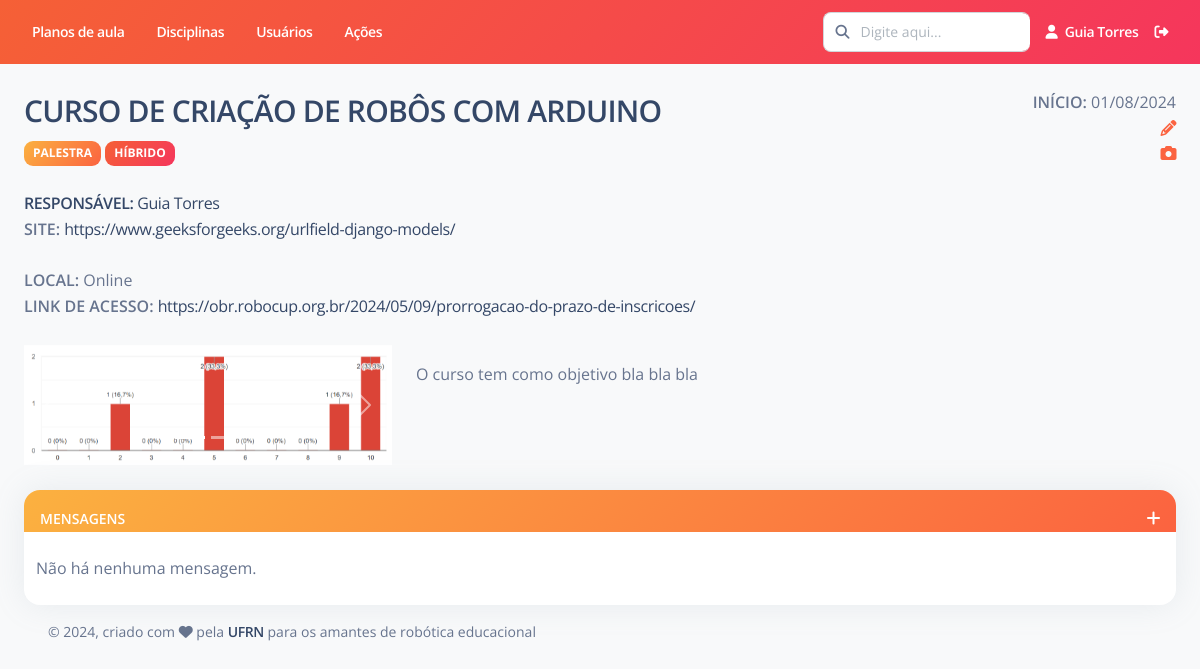
Screenshot of /acoes/detalhes/1/ (signed in) with the database file from the repository.
### Acoes/models.py (models this page shows, shortened)
class Acoes(models.Model):
    titulo = models.CharField(max_length=500, verbose_name="Título")
    tipo = models.CharField(max_length=10, choices=TIPO, default='Competição')
    formato = models.CharField(max_length=10, choices=FORMATO, default="Híbrido")
    site = models.URLField(null=True, blank = True, verbose_name="Site")
    link_de_acesso = models.URLField(null=True, blank = True, verbose_name="Link de acesso")
    data_inicio = models.DateField(default = date.today, verbose_name = "Data de início")
    data_fim = models.DateField(null=True, blank = True, verbose_name = "Data de fim")
    local = models.CharField(max_length=200, null=True, blank=True, verbose_name="Local")
    descricao = models.TextField(null=True, blank=True,verbose_name="Descrição")
    responsavel = models.ForeignKey(Usuario, on_delete=models.RESTRICT,verbose_name="Responsável")
    status = models.BooleanField(default=True, verbose_name = "Está em execução")
    deletada = models.BooleanField(default=False, verbose_name = "Deletado")
    class Meta:
        ordering = ['-status', '-data_inicio', '-data_fim', 'titulo']
        verbose_name = "Ação"
        verbose_name_plural = "Ações"

class Midia(models.Model):
    acao = models.ForeignKey(Acoes, on_delete=models.RESTRICT,verbose_name="Ação", related_name='midias')
    midia = models.ImageField(upload_to=user_directory_path, blank=True, null=True)
    data = models.DateTimeField(verbose_name = "Data", auto_now_add=True)
    class Meta:
        ordering = ['acao', 'data']
        verbose_name = "Mídia"
        verbose_name_plural = "Mídias"

### Acoes/views.py (the view, shortened to what this page needs)
# urls.py: path('detalhes/<int:pk>/', views.DetalhesAcao.as_view(), name='detalhes'),
class DetalhesAcao(LoginRequiredMixin, FormMixin, generic.DetailView):
    model = Acoes
    template_name = 'Acoes/detalhes.html'
    context_object_name = 'acao'
    form_class = FormNovaMensagem
    def get_context_data(self,**kwargs):
        context = super(DetalhesAcao,self).get_context_data(**kwargs)
        lista_mensagens = MensagemAcoes.objects.filter(acao__id = self.kwargs['pk'], mensagem_original = None)
        context['lista_mensagens'] = lista_mensagens
        context['form_nome_mensagem'] = FormNovaMensagem()
        return context

### Acoes/forms.py (shortened to what this page needs)
class FormNovaMensagem(ModelForm):
    class Meta:
        model = MensagemAcoes
        fields = ('texto',)

### Usuario/models.py (called while the page is built)
    def __str__(self):
        return self.first_name + " " + self.last_name

### templates/Acoes/detalhes.html (shortened to what this page needs)
{% extends "Base/base.html" %}
{% load static %}
{% load pagination_tags %}
{% load widget_tweaks %}
{% load crispy_forms_tags %}
{% block conteudo %}
<br>
<div class="row">
    <div class="col-8">
        <h3 class="text-uppercase font-weight-bold">{{acao.titulo}}</h3>
        <span class="badge bg-gradient-warning">{{acao.tipo}}</span>
        <span class="badge bg-gradient-danger">{{acao.formato}}</span>
        <br>
        <br>
        <a href=""><span class="text-md mb-0 text-uppercase font-weight-bold">Responsável: </span>
            <span>{{acao.responsavel}}</span>
        </a>
        {% if acao.site is not None %}
            <br>
            <span class="text-md mb-0 text-uppercase font-weight-bold">Site: </span>
                <a href="{{acao.site}}" target="_blank"><span>{{acao.site}}</span></a>
        {% endif %}
        <br>
        {% if acao.local is not None %}
            <br>
            <span class="text-md mb-0 text-uppercase font-weight-bold">Local: </span>
                <span>{{acao.local}}</span>
        {% endif %}
        {% if acao.link_de_acesso is not None %}
            <br>
            <span class="text-md mb-0 text-uppercase font-weight-bold">Link de acesso: </span>
                <a href="{{acao.link_de_acesso}}" target="_blank"><span>{{acao.link_de_acesso}}</span></a>
        {% endif %}
    </div>
    <div class="float-end col-4">
        <div class="float-end ">
            <span class="text-md mb-0 text-uppercase font-weight-bold">Início: </span>
            <span>{{acao.data_inicio|date:"d/m/Y"}}</span>
        </div>
        {% if acao.responsavel.id == user.id %}
            <br>
            <a href="{% url 'acoes:editar' pk=acao.pk %}" class="float-end" tool><i class="fa fa-pencil text-warning"></i></a>
            <br>
            <a href="{% url 'acoes:editar_midia' pk=acao.pk %}" class="float-end"><i class="fa fa-camera text-warning"></i></a>
        {% endif %}
    </div>
</div>
<br>
{% if acao.midias.all|length == 0 %}
    <p>{{acao.descricao|linebreaks}}</p>
{% else %}
    <div class="row">
        <div class="col-4">
            <div id="midias_acao" class="carousel slide" data-bs-ride="carousel">
                <div class="carousel-indicators">
                    {% for midia in acao.midias.all %}
                        {% if forloop.counter == 1 %}
                            <button type="button" data-bs-target="#midias_acao" data-bs-slide-to="{{forloop.counter0}}" class="active" aria-current="true" aria-label="Slide {{forloop.counter}}"></button>
                        {% else %}
                            <button type="button" data-bs-target="#midias_acao" data-bs-slide-to="{{forloop.counter0}}" aria-label="Slide {{forloop.counter}}"></button>
                        {% endif %}
                    {% endfor %}
                </div>
                <div class="carousel-inner">
                    {% for midia in acao.midias.all %}
                        {% if forloop.counter == 1 %}
                            <div class="carousel-item active">
                        {% else %}
                            <div class="carousel-item ">
                        {% endif %}
                        <img class="d-block w-100" src="{{ midia.midia.url }}">
                        </div>
                    {% endfor %}
                </div>
                <button class="carousel-control-prev" type="button" data-bs-target="#midias_acao" data-bs-slide="prev">
                    <span class="carousel-control-prev-icon" aria-hidden="true"></span>
                </button>
                <button class="carousel-control-next" type="button" data-bs-target="#midias_acao" data-bs-slide="next">
                    <span class="carousel-control-next-icon" aria-hidden="true"></span>
                </button>
            </div>
        </div>
        <div class="col-8">
            <p>{{acao.descricao|linebreaks}}</p>
        </div>
    </div>
{% endif %}
<br>
<div class="card">
    {% if acao.data_fim is not None and todays_date > acao.data_fim|date:"Y-m-d" or acao.status is False %}
        <div id="card_header_mensagens" class="card-header bg-gradient-secondary pb-0 p-3">
    {% else %}
        <div id="card_header_mensagens" class="card-header bg-gradient-warning pb-0 p-3">
    {% endif %}
        <span class="text-sm mb-0 text-uppercase text-white font-weight-bold">Mensagens</span>
        <div class="float-end">
            <a href="" class="text-white" data-bs-toggle="modal" data-bs-target="#modalNovaMensagem"><i class="fa fa-plus"></i></a>
        </div>
    </div>
    <div class="card-body row">
        {% for mensagem in lista_mensagens %}
            <div>
                <span class="text-sm mb-0 text-uppercase font-weight-bold">{{mensagem.usuario}}</span>
                {% if mensagem.usuario.id == request.user.id or mensagem.acao.responsavel.id == request.user.id %}
                    <a href="" data-bs-toggle="modal" data-bs-target="#modalDeletar"
                            data-bs-mensagem="{{mensagem.texto}}" data-bs-mensagem-id="{{mensagem.pk}}" class="text-xxs">
                        <span class="badge badge-sm bg-gradient-danger">Deletar</span>
                    </a>
                {% endif %}
                <div class="float-end">
                    <span class="text-sm mb-0 text-uppercase font-weight-bold">{{mensagem.data|date:"d/m/Y H:i"}}</span>
                    {% if mensagem.mensagem_original is None %}
                        <a href="" class="text-xs" data-bs-mensagem-id="{{mensagem.pk}}" data-bs-toggle="modal" data-bs-target="#modalNovaMensagem"><i class="fa fa-reply"></i></a>
                    {% endif %}
                </div>
                <br>
                <span class="text-xs">{{mensagem.texto|linebreaks}}</span>
            </div>
            {% for reply in mensagem.replies.all %}
                <div class="col-1"></div>
                <div class="col-11">
                    <div>
                        <span class="text-sm mb-0 text-uppercase font-weight-bold">{{reply.usuario}}</span>
                        {% if reply.usuario.id == request.user.id or mensagem.acao.responsavel.id == request.user.id %}
                            <a href="" data-bs-toggle="modal" data-bs-target="#modalDeletar"
                                    data-bs-mensagem="{{reply.texto}}" data-bs-mensagem-id="{{reply.pk}}" class="text-xxs">
                                <span class="badge badge-sm bg-gradient-danger">Deletar</span>
                            </a>
                        {% endif %}
                        <div class="float-end">
                            <span class="text-sm mb-0 text-uppercase font-weight-bold">{{reply.data|date:"d/m/Y H:i"}}</span>
                        </div>
                        <br>
                        <span class="text-xs">{{reply.texto|linebreaks}}</span>
                    </div>
                </div>
            {% endfor %}
        {% empty %}
            Não há nenhuma mensagem.
        {% endfor %}
    </div>
</div>
{% endblock %}

### templates/Base/navbar-horizontal.html (shortened to what this page needs)
{% load static %}
      <div class="collapse navbar-collapse mt-sm-0 mt-2 me-md-0 me-sm-4" id="navbar">
        <div class="navbar-nav mr-auto">
          <ul class="navbar-nav justify-content-end">
            <li class="nav-item px-3 d-flex align-items-center">
              <a href="{% url 'plano_aula:listar' %}" class="nav-link font-weight-bold px-0 text-white">
                <span class="d-sm-inline d-none">Planos de aula</span>
              </a>
            </li>
            <li class="nav-item px-3 d-flex align-items-center">
              <a href="{% url 'disciplina:listar' %}" class="nav-link font-weight-bold px-0 text-white">
                <span class="d-sm-inline d-none">Disciplinas</span>
              </a>
            </li>
            <li class="nav-item px-3 d-flex align-items-center">
              <a href="" class="nav-link font-weight-bold px-0 text-white">
                <span class="d-sm-inline d-none">Usuários</span>
              </a>
            </li>
            <li class="nav-item px-3 d-flex align-items-center">
              <a href="{% url 'acoes:listar' %}" class="nav-link font-weight-bold px-0 text-white">
                <span class="d-sm-inline d-none">Ações</span>
              </a>
            </li>
          </ul>
        </div>
        <div class="navbar-nav ml-auto collapse navbar-collapse justify-content-end">
          <div class="pe-md-3 d-flex align-items-center">
            <div class="input-group">
              <span class="input-group-text text-body"><i class="fa fa-search" aria-hidden="true"></i></span>
              <input type="text" class="form-control" placeholder="Digite aqui...">
            </div>
          </div>
          <ul class="navbar-nav justify-content-end">
            <li class="nav-item d-flex align-items-center">
              <a href="" class="nav-link font-weight-bold px-0 text-white">
                <i class="fa fa-user me-sm-1"></i>
                <span class="d-sm-inline d-none">{{user.first_name}} {{user.last_name}}</span>
              </a>
            </li>
            <li class="nav-item px-3 d-flex align-items-center">
              <a href="{% url 'usuario:logout' %}" class="nav-link p-0 text-white">
                <i class="fa fa-sign-out-alt fixed-plugin-button-nav cursor-pointer"></i>
              </a>
            </li>
          </ul>
        </div>
      </div>

### templates/Base/navbar-horizontal.html (style rules this page uses)
.badge { padding-left: 9px; padding-right: 9px; -webkit-border-radius: 9px; -moz-border-radius: 9px; border-radius: 9px; }

### rows the page displays
Acoes: titulo "CURSO DE CRIAÇÃO DE ROBÔS COM ARDUINO", tipo "PALESTRA", formato "HÍBRIDO", responsavel "Guia Torres", site "https://www.geeksforgeeks.org/urlfield-django-models/", local "Online", link_de_acesso "https://obr.robocup.org.br/2024/05/09/prorrogacao-do-prazo-de-inscricoes/", data_inicio "01/08/2024", descricao "O curso tem como objetivo bla bla bla"
Midia: midia (picture)

### other values shown
{{ user.first_name }} "Guia"
{{ user.last_name }} "Torres"
